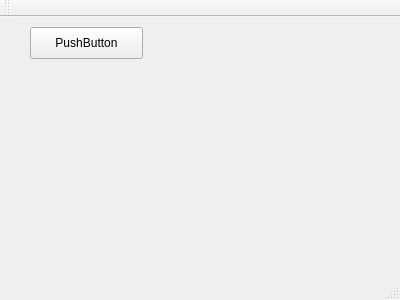
<?xml version="1.0" encoding="UTF-8"?>
<ui version="4.0">
 <class>MainWindow</class>
 <widget class="QMainWindow" name="MainWindow">
  <property name="geometry">
   <rect>
    <x>0</x>
    <y>0</y>
    <width>400</width>
    <height>300</height>
   </rect>
  </property>
  <property name="windowTitle">
   <string>MainWindow</string>
  </property>
  <widget class="QWidget" name="centralWidget">
   <widget class="QPushButton" name="pushButton">
    <property name="geometry">
     <rect>
      <x>30</x>
      <y>10</y>
      <width>113</width>
      <height>32</height>
     </rect>
    </property>
    <property name="text">
     <string>PushButton</string>
    </property>
   </widget>
  </widget>
  <widget class="QMenuBar" name="menuBar">
   <property name="geometry">
    <rect>
     <x>0</x>
     <y>0</y>
     <width>400</width>
     <height>22</height>
    </rect>
   </property>
  </widget>
  <widget class="QToolBar" name="mainToolBar">
   <attribute name="toolBarArea">
    <enum>TopToolBarArea</enum>
   </attribute>
   <attribute name="toolBarBreak">
    <bool>false</bool>
   </attribute>
  </widget>
  <widget class="QStatusBar" name="statusBar"/>
 </widget>
 <layoutdefault spacing="6" margin="11"/>
 <resources/>
 <connections/>
</ui>
